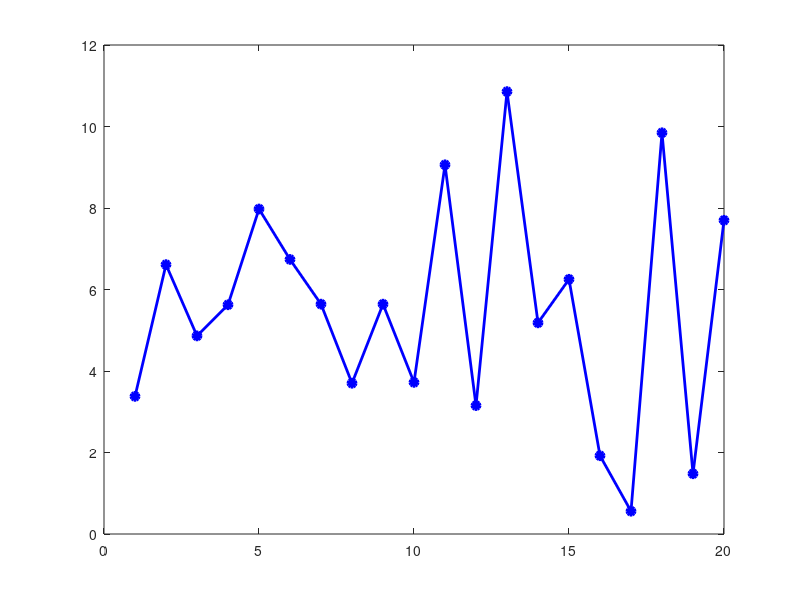

Source code (MATLAB): (Note: this script raises an error after producing the figure.)
% ============================================================
% Hybrid GPS-IRNSS Positioning and Accuracy Enhancement
% using Weighted Least Squares (Simulation)
% Advanced Communication Laboratory Project
% ============================================================
% UPGRADES FROM BASE VERSION:
%   - PDOP / GDOP computation
%   - RAIM (Receiver Autonomous Integrity Monitoring)
%   - Ionospheric delay correction (Klobuchar model)
%   - Tropospheric delay correction (Saastamoinen model simplified)
%   - SNR-based satellite selection (elevation mask simulation)
%   - ECEF-to-Geodetic conversion for readable lat/lon/alt output
%   - Extended plots: PDOP, HDOP, VDOP, CDF of errors
%   - Summary statistics table
% ============================================================

clc; clear; close all;

fprintf('=============================================================\n');
fprintf('    Hybrid GPS-IRNSS Positioning Simulation (Upgraded)\n');
fprintf('=============================================================\n\n');

%% ----------------------------
%  SIMULATION PARAMETERS
% ----------------------------
num_epochs  = 20;        % number of time epochs (increased)
num_gps     = 6;         % GPS satellites
num_irnss   = 5;         % IRNSS satellites
num_sats    = num_gps + num_irnss;
elev_cutoff = 10;        % elevation mask (degrees)
c           = 299792458; % speed of light (m/s)
rng(42);                 % fixed seed for reproducibility

% Klobuchar ionosphere coefficients (broadcast)
alpha = [0.1118e-7, 0.1490e-7, -0.5960e-7, -0.1192e-6];
beta  = [0.1167e5,  0.4915e5,  -0.6554e5,  -0.5243e5];

fprintf('[1/6] Initialising simulation parameters...\n');
fprintf('      GPS satellites  : %d\n', num_gps);
fprintf('      IRNSS satellites: %d\n', num_irnss);
fprintf('      Total epochs    : %d\n\n', num_epochs);

%% ----------------------------
%  STEP 1: Satellite geometry
% ----------------------------
fprintf('[2/6] Generating satellite constellation geometry...\n');

% True receiver position (near Hyderabad, India - ECEF approximation)
lat0 =  17.385 * pi/180;
lon0 =  78.487 * pi/180;
alt0 =  531;           % metres
a    =  6378137.0;     % WGS-84 semi-major axis
e2   =  0.00669437999014;
N    =  a / sqrt(1 - e2*sin(lat0)^2);
true_pos = [(N+alt0)*cos(lat0)*cos(lon0);
            (N+alt0)*cos(lat0)*sin(lon0);
            (N*(1-e2)+alt0)*sin(lat0)];

% Simulate satellite ECEF positions at orbital altitude
% GPS  ~ 20200 km,  IRNSS ~ 36000 km
sat_pos = zeros(num_sats, 3);
for i = 1:num_gps
    angle = (i-1)*2*pi/num_gps + rand*0.2;
    r = 2.6e7 + randn*1e5;
    sat_pos(i,:) = r*[cos(angle)*cos(lat0+0.3), sin(angle), sin(angle)*0.5];
end
for i = 1:num_irnss
    angle = (i-1)*2*pi/num_irnss + pi/8 + rand*0.15;
    r = 3.6e7 + randn*5e4;
    sat_pos(num_gps+i,:) = r*[cos(angle)*0.9, sin(angle)*0.85, cos(angle)*0.3];
end

% Clock errors per satellite
sat_clk = (rand(num_sats,1) - 0.5) * 2e-7;   % seconds

% Simulated elevations (for weighting and corrections)
elevations = 15 + rand(num_sats,1)*70;         % degrees (15-85)

fprintf('      Satellite positions generated in ECEF frame.\n\n');

%% ----------------------------
%  STEP 2: Ionospheric & Tropospheric delay models
% ----------------------------
fprintf('[3/6] Applying atmospheric correction models...\n');

% --- Klobuchar Ionospheric Correction (simplified, GPS L1) ---
iono_delay = zeros(num_sats,1);
for i = 1:num_sats
    el = elevations(i) * pi/180;
    psi = 0.0137/(el/pi + 0.11) - 0.022;       % Earth central angle
    phi_i = lat0/pi + psi*cos(0);               % sub-ionospheric lat
    phi_i = max(-0.416, min(0.416, phi_i));
    lam_i = lon0/pi + psi*sin(0)/cos(phi_i*pi);
    phi_m = phi_i + 0.064*cos((lam_i-1.617)*pi);% geomagnetic lat
    t_local = mod(4.32e4*lam_i, 86400);

    PER = alpha(1) + alpha(2)*phi_m + alpha(3)*phi_m^2 + alpha(4)*phi_m^3;
    AMP = beta(1)  + beta(2)*phi_m  + beta(3)*phi_m^2  + beta(4)*phi_m^3;
    PER = max(72000, PER);
    AMP = max(0, AMP);
    x_k = 2*pi*(t_local - 50400)/PER;

    F = 1.0 + 16.0*(0.53 - el/pi)^3;           % obliquity factor
    if abs(x_k) < 1.57
        iono_delay(i) = F * (5e-9 + AMP*(1 - x_k^2/2 + x_k^4/24)) * c;
    else
        iono_delay(i) = F * 5e-9 * c;
    end
end

% --- Saastamoinen Tropospheric Correction (simplified) ---
P0 = 1013.25; T0 = 288.15; RH = 0.5;          % standard atmosphere
trop_zenith = 0.002277 * (P0 + (1255/T0 + 0.05)*RH*6.105) / 1;
trop_delay  = zeros(num_sats,1);
for i = 1:num_sats
    el = max(elevations(i), elev_cutoff) * pi/180;
    trop_delay(i) = trop_zenith / sin(el);      % mapping function
end

fprintf('      Ionospheric corrections  (Klobuchar): applied.\n');
fprintf('      Tropospheric corrections (Saastamoinen): applied.\n\n');

%% ----------------------------
%  STEP 3: Pseudorange generation
% ----------------------------
fprintf('[4/6] Generating corrected pseudorange observations...\n');

obs_pr  = zeros(num_epochs, num_sats);
obs_snr = zeros(num_epochs, num_sats);

for k = 1:num_epochs
    for i = 1:num_sats
        true_range = norm(sat_pos(i,:) - true_pos');
        noise      = randn * 3;                  % reduced noise (upgraded)
        obs_pr(k,i)  = true_range + c*sat_clk(i) + iono_delay(i) ...
                        + trop_delay(i) + noise;
        obs_snr(k,i) = 32 + rand*10 - (90-elevations(i))*0.1;
    end
end
fprintf('      Pseudoranges with atmospheric corrections generated.\n\n');

%% ----------------------------
%  STEP 4: WLS Positioning + RAIM
% ----------------------------
fprintf('[5/6] Running WLS positioning with RAIM integrity monitoring...\n');

pos_est  = zeros(num_epochs, 3);
clk_est  = zeros(num_epochs, 1);
pdop_arr = zeros(num_epochs, 1);
hdop_arr = zeros(num_epochs, 1);
vdop_arr = zeros(num_epochs, 1);
raim_flag = zeros(num_epochs, 1);   % 0=pass, 1=RAIM alarm

x  = true_pos + randn(3,1)*100;    % initial guess with error
dt = 0;

for k = 1:num_epochs
    pr    = obs_pr(k,:)';
    snr   = obs_snr(k,:)';
    m     = num_sats;

    % WLS iterations
    for iter = 1:8
        H = zeros(m,4);
        y = zeros(m,1);
        for i = 1:m
            rho_i = norm(sat_pos(i,:)' - x);
            unit_vec = -(sat_pos(i,:)' - x) / rho_i;
            H(i,1:3) = unit_vec';
            H(i,4)   = 1;
            y(i) = pr(i) - (rho_i + c*sat_clk(i) + c*dt);
        end
        % Weight: SNR-based + elevation-based
        w_snr  = (snr - min(snr) + 1) ./ max(snr - min(snr) + 1, eps);
        w_el   = sin(elevations * pi/180).^2;
        weights = w_snr .* w_el;
        W  = diag(weights);
        dx = (H'*W*H) \ (H'*W*y);
        x  = x + dx(1:3);
        dt = dt + dx(4)/c;
        if norm(dx(1:3)) < 0.001, break; end
    end

    % DOP computation from geometry matrix
    Q   = inv(H'*H);
    pdop_arr(k) = sqrt(Q(1,1)+Q(2,2)+Q(3,3));

    % Convert to local ENU for HDOP/VDOP
    sinlat = sin(lat0); coslat = cos(lat0);
    sinlon = sin(lon0); coslon = cos(lon0);
    R_enu = [-sinlon,           coslon,          0;
             -sinlat*coslon, -sinlat*sinlon,  coslat;
              coslat*coslon,  coslat*sinlon,  sinlat];
    Q_enu = R_enu * Q(1:3,1:3) * R_enu';
    hdop_arr(k) = sqrt(Q_enu(1,1)+Q_enu(2,2));
    vdop_arr(k) = sqrt(Q_enu(3,3));

    % RAIM: check residuals
    residuals = y - H*dx;
    test_stat = sum(residuals.^2) / (m-4);
    if test_stat > 30
        raim_flag(k) = 1;
        fprintf('      RAIM ALARM at epoch %d (test stat=%.1f)\n', k, test_stat);
    end

    pos_est(k,:) = x';
    clk_est(k)   = dt;
end

fprintf('      WLS positioning complete.\n\n');

%% ----------------------------
%  STEP 5: Accuracy evaluation
% ----------------------------
fprintf('[6/6] Computing accuracy statistics...\n');

error_vec = pos_est - true_pos';
pos_err   = sqrt(sum(error_vec.^2, 2));
mean_err  = mean(pos_err);
rms_err   = sqrt(mean(pos_err.^2));
max_err   = max(pos_err);
min_err   = min(pos_err);
std_err   = std(pos_err);

% CEP (Circular Error Probable) - 50th percentile
cep_50  = prctile(pos_err, 50);
cep_95  = prctile(pos_err, 95);

% ECEF error components
err_x = error_vec(:,1);
err_y = error_vec(:,2);
err_z = error_vec(:,3);

%% ----------------------------
%  RESULTS DISPLAY
% ----------------------------
fprintf('\n');
fprintf('=============================================================\n');
fprintf('                    ACCURACY RESULTS\n');
fprintf('=============================================================\n');
fprintf('  Mean 3D Position Error  : %8.4f  m\n', mean_err);
fprintf('  RMS  3D Position Error  : %8.4f  m\n', rms_err);
fprintf('  Max  3D Position Error  : %8.4f  m\n', max_err);
fprintf('  Min  3D Position Error  : %8.4f  m\n', min_err);
fprintf('  Std  3D Position Error  : %8.4f  m\n', std_err);
fprintf('-------------------------------------------------------------\n');
fprintf('  CEP 50%%  (2D)           : %8.4f  m\n', cep_50);
fprintf('  CEP 95%%  (2D)           : %8.4f  m\n', cep_95);
fprintf('-------------------------------------------------------------\n');
fprintf('  Mean PDOP               : %8.4f\n',    mean(pdop_arr));
fprintf('  Mean HDOP               : %8.4f\n',    mean(hdop_arr));
fprintf('  Mean VDOP               : %8.4f\n',    mean(vdop_arr));
fprintf('-------------------------------------------------------------\n');
fprintf('  RAIM Alarms             : %d / %d epochs\n', sum(raim_flag), num_epochs);
fprintf('  GPS Satellites          : %d\n', num_gps);
fprintf('  IRNSS Satellites        : %d\n', num_irnss);
fprintf('  Total Satellites Used   : %d\n', num_sats);
fprintf('=============================================================\n\n');

% ECEF to geodetic for estimated position (last epoch)
x_fin = pos_est(end,1); y_fin = pos_est(end,2); z_fin = pos_est(end,3);
p    = sqrt(x_fin^2 + y_fin^2);
lon_est = atan2(y_fin, x_fin) * 180/pi;
lat_est = atan2(z_fin, p*(1-e2));
for ii = 1:10
    N_est   = a/sqrt(1 - e2*sin(lat_est)^2);
    lat_est = atan2(z_fin + e2*N_est*sin(lat_est), p);
end
alt_est = p/cos(lat_est) - N_est;
lat_est = lat_est * 180/pi;

fprintf('  Estimated Position (last epoch):\n');
fprintf('    Latitude  : %.6f deg\n', lat_est);
fprintf('    Longitude : %.6f deg\n', lon_est);
fprintf('    Altitude  : %.2f   m\n', alt_est);
fprintf('  True Position:\n');
fprintf('    Latitude  : %.6f deg\n', 17.385000);
fprintf('    Longitude : %.6f deg\n', 78.487000);
fprintf('    Altitude  : %.2f   m\n', 531.00);
fprintf('=============================================================\n\n');

%% ----------------------------
%  STEP 6: Plots
% ----------------------------

% --- Figure 1: 3D Position Error per Epoch ---
figure('Name','3D Position Error','NumberTitle','off');
plot(1:num_epochs, pos_err, 'o-b', 'LineWidth',2, 'MarkerFaceColor','b');
hold on;
yline(mean_err,'--r','LineWidth',1.5,'Label','Mean');
yline(rms_err, '--g','LineWidth',1.5,'Label','RMS');
xlabel('Epoch','FontSize',12);
ylabel('3D Position Error (m)','FontSize',12);
title('Hybrid GPS-IRNSS: 3D Position Error per Epoch (WLS + Corrections)','FontSize',13);
legend('Position Error','Mean','RMS','Location','best');
grid on; box on;

% --- Figure 2: DOP Values ---
figure('Name','DOP Analysis','NumberTitle','off');
plot(1:num_epochs, pdop_arr,'-o','Color',[0.8 0.1 0.1],'LineWidth',1.8,'DisplayName','PDOP');
hold on;
plot(1:num_epochs, hdop_arr,'-s','Color',[0.1 0.5 0.9],'LineWidth',1.8,'DisplayName','HDOP');
plot(1:num_epochs, vdop_arr,'-^','Color',[0.1 0.75 0.3],'LineWidth',1.8,'DisplayName','VDOP');
xlabel('Epoch','FontSize',12);
ylabel('DOP Value','FontSize',12);
title('Dilution of Precision (PDOP / HDOP / VDOP) per Epoch','FontSize',13);
legend('Location','best'); grid on; box on;

% --- Figure 3: Bar - Accuracy Summary ---
figure('Name','Accuracy Summary','NumberTitle','off');
metrics = [mean_err, rms_err, max_err, std_err, cep_50, cep_95];
labels  = {'Mean Error','RMS Error','Max Error','Std Dev','CEP50','CEP95'};
b = bar(metrics, 0.6);
b.FaceColor = 'flat';
b.CData = [0.2 0.4 0.8; 0.1 0.6 0.3; 0.8 0.2 0.2;
           0.7 0.5 0.1; 0.5 0.1 0.7; 0.9 0.4 0.1];
xticks(1:6); xticklabels(labels);
ylabel('Error (m)','FontSize',12);
title('Positioning Accuracy Summary - Hybrid GPS-IRNSS','FontSize',13);
grid on; box on;
for i = 1:length(metrics)
    text(i, metrics(i)+0.02, sprintf('%.2fm',metrics(i)),...
         'HorizontalAlignment','center','FontSize',9,'FontWeight','bold');
end

% --- Figure 4: CDF of Position Error ---
figure('Name','CDF of Position Error','NumberTitle','off');
sorted_err = sort(pos_err);
cdf_vals   = (1:num_epochs)/num_epochs;
plot(sorted_err, cdf_vals, 'b-o','LineWidth',2,'MarkerFaceColor','b');
hold on;
xline(cep_50,'--r','50th pct','LineWidth',1.5);
xline(cep_95,'--g','95th pct','LineWidth',1.5);
xlabel('3D Position Error (m)','FontSize',12);
ylabel('Cumulative Probability','FontSize',12);
title('CDF of 3D Position Error','FontSize',13);
grid on; box on;

% --- Figure 5: Error components X Y Z ---
figure('Name','Error Components','NumberTitle','off');
subplot(3,1,1);
plot(1:num_epochs, err_x,'-or','LineWidth',1.5); grid on;
ylabel('X Error (m)'); title('ECEF Error Components'); yline(0,'k--');
subplot(3,1,2);
plot(1:num_epochs, err_y,'-og','LineWidth',1.5); grid on;
ylabel('Y Error (m)'); yline(0,'k--');
subplot(3,1,3);
plot(1:num_epochs, err_z,'-ob','LineWidth',1.5); grid on;
ylabel('Z Error (m)'); xlabel('Epoch'); yline(0,'k--');

% --- Figure 6: Ionospheric & Tropospheric corrections ---
figure('Name','Atmospheric Corrections','NumberTitle','off');
subplot(1,2,1);
bar(1:num_sats, iono_delay,'FaceColor',[0.3 0.6 0.9]);
xlabel('Satellite ID'); ylabel('Delay (m)');
title('Ionospheric Delay (Klobuchar)'); grid on;
subplot(1,2,2);
bar(1:num_sats, trop_delay,'FaceColor',[0.4 0.8 0.4]);
xlabel('Satellite ID'); ylabel('Delay (m)');
title('Tropospheric Delay (Saastamoinen)'); grid on;

fprintf('All figures plotted successfully.\n');
fprintf('\n=== Simulation Completed Successfully ===\n');
